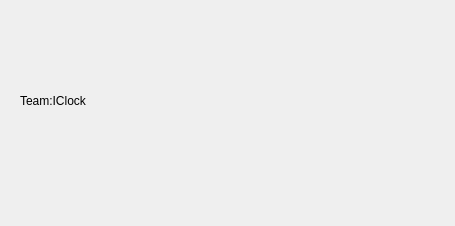
<?xml version="1.0" encoding="UTF-8"?>
<ui version="4.0">
 <class>AboutDlg</class>
 <widget class="QDialog" name="AboutDlg">
  <property name="geometry">
   <rect>
    <x>0</x>
    <y>0</y>
    <width>455</width>
    <height>226</height>
   </rect>
  </property>
  <property name="windowTitle">
   <string>AboutDlg</string>
  </property>
  <widget class="QLabel" name="label1">
   <property name="geometry">
    <rect>
     <x>20</x>
     <y>30</y>
     <width>201</width>
     <height>141</height>
    </rect>
   </property>
   <property name="text">
    <string>Team:IClock</string>
   </property>
   <property name="alignment">
    <set>Qt::AlignLeading|Qt::AlignLeft|Qt::AlignVCenter</set>
   </property>
  </widget>
  <widget class="QLabel" name="label">
   <property name="geometry">
    <rect>
     <x>240</x>
     <y>20</y>
     <width>171</width>
     <height>161</height>
    </rect>
   </property>
   <property name="autoFillBackground">
    <bool>false</bool>
   </property>
   <property name="text">
    <string/>
   </property>
   <property name="pixmap">
    <pixmap resource="AlarmClock.qrc">:/AlarmClock/Resources/weixin.jpg</pixmap>
   </property>
   <property name="scaledContents">
    <bool>true</bool>
   </property>
   <property name="alignment">
    <set>Qt::AlignCenter</set>
   </property>
   <property name="wordWrap">
    <bool>false</bool>
   </property>
  </widget>
 </widget>
 <layoutdefault spacing="6" margin="11"/>
 <resources>
  <include location="AlarmClock.qrc"/>
 </resources>
 <connections/>
</ui>
